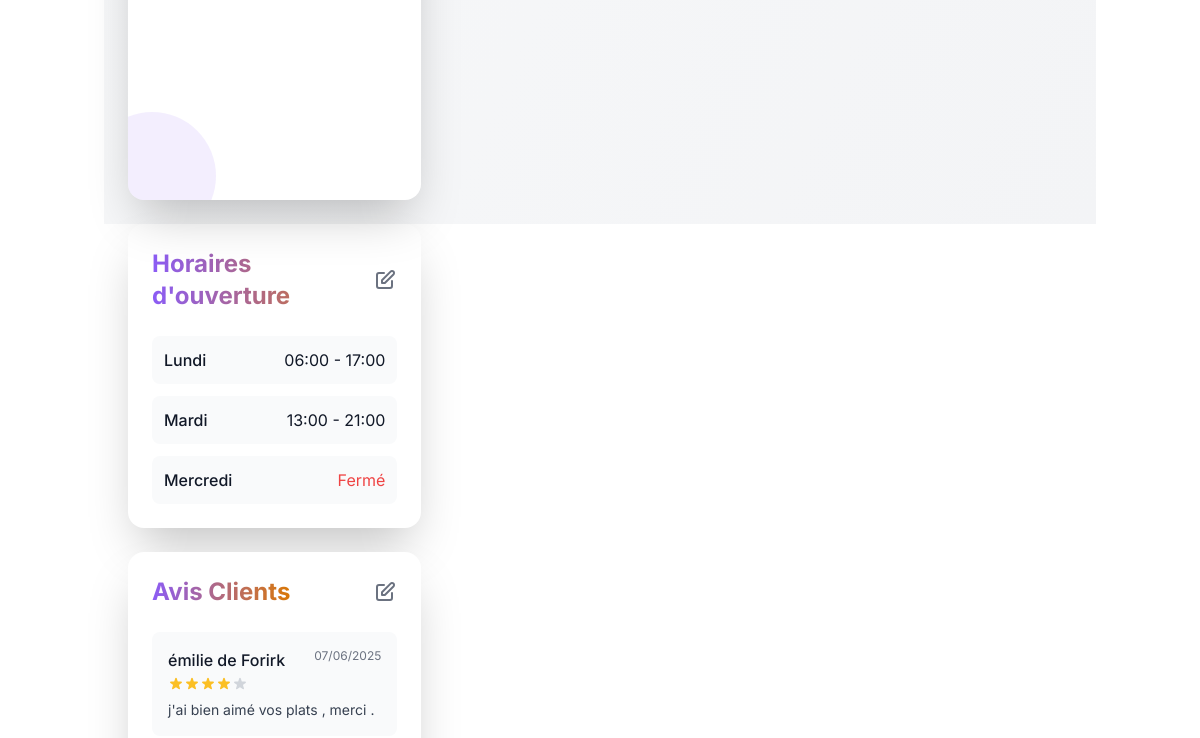
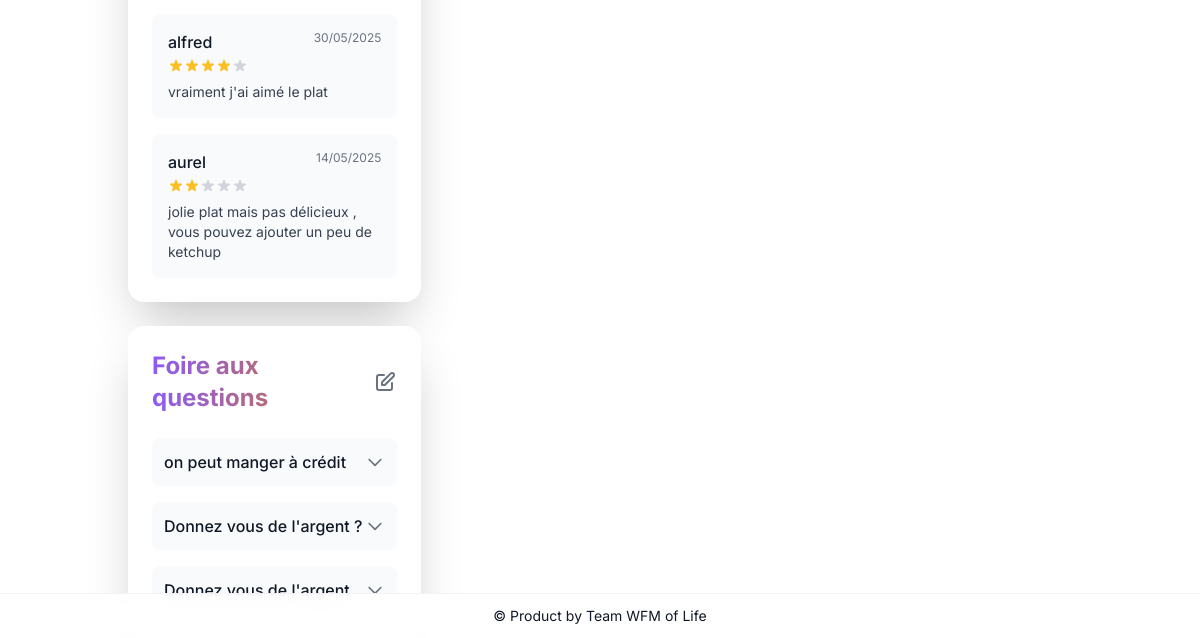
The app's page /dashboard/ (signed in, lower part), older data (2 pictures, top to bottom).
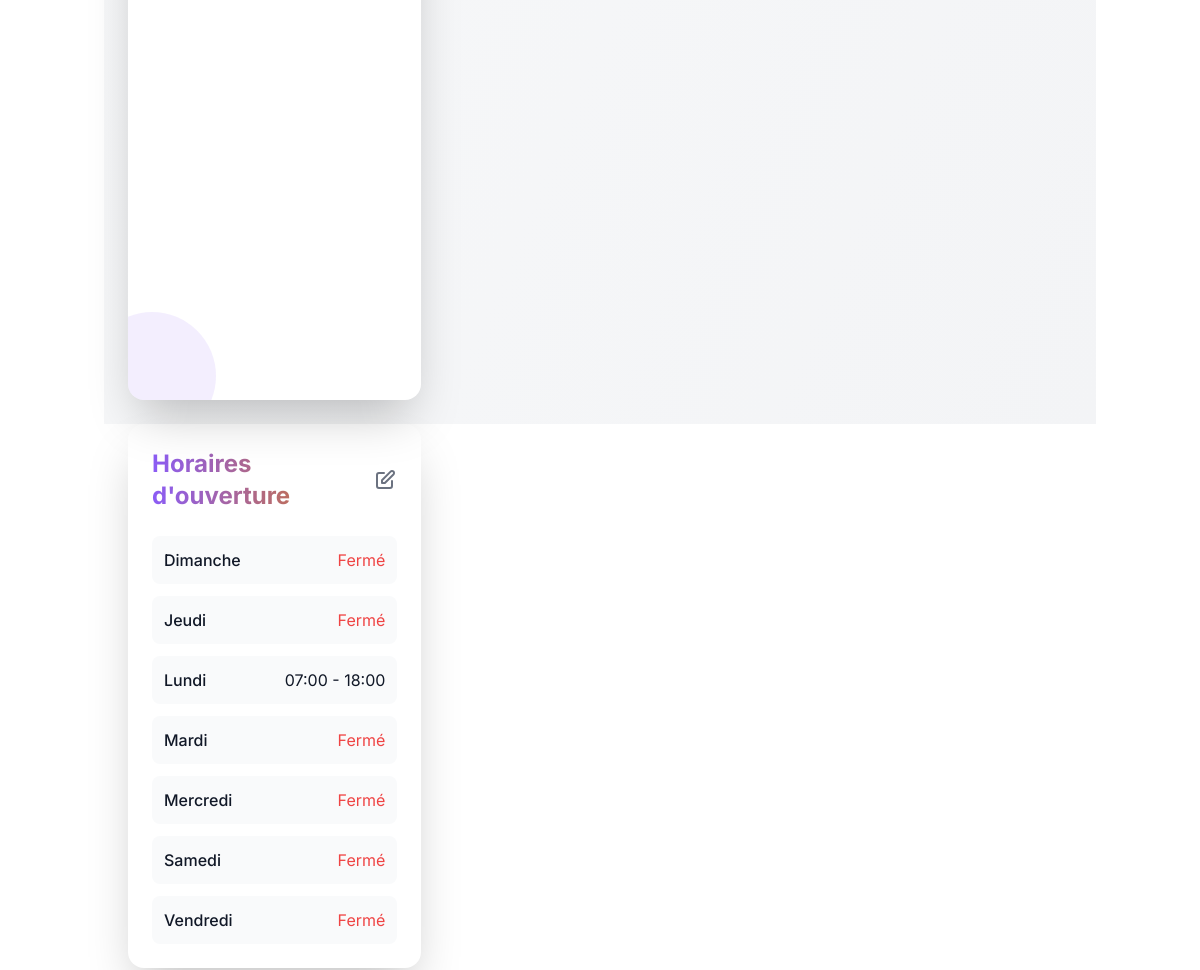
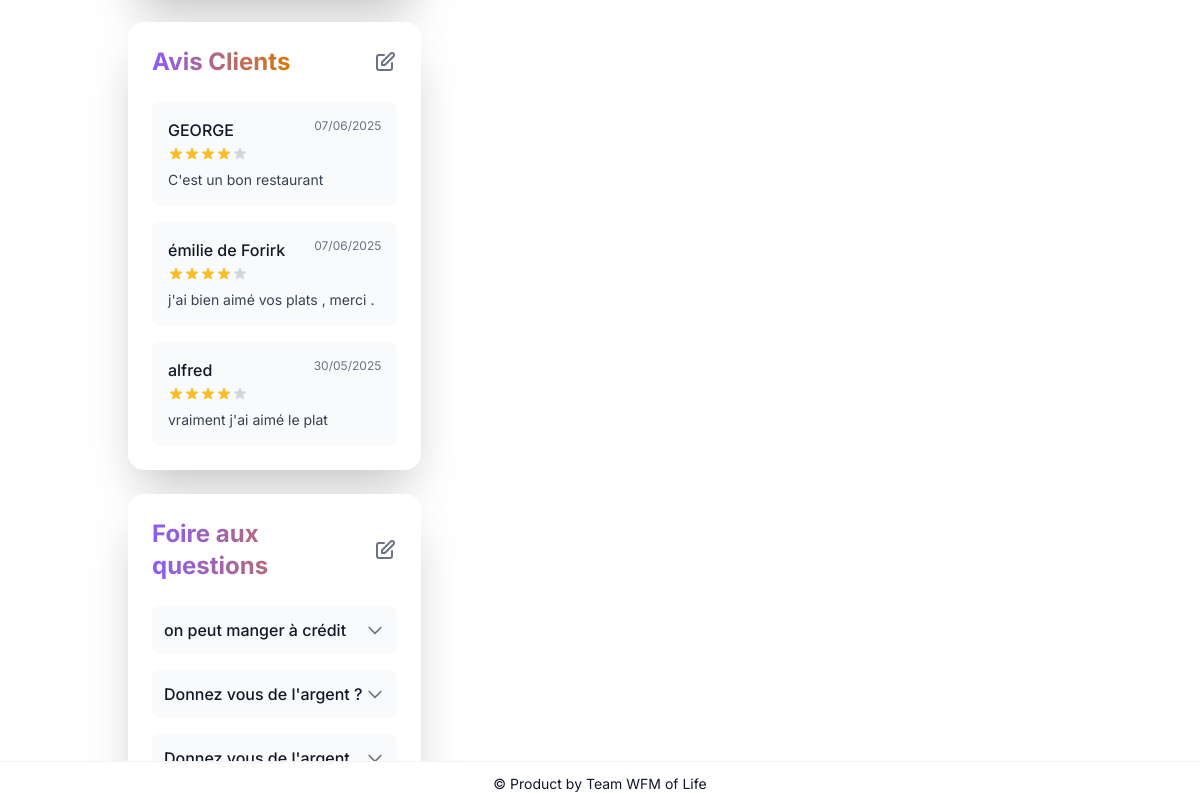
The same page, newer data (2 pictures, top to bottom).
### promotions/models.py (models this page shows)
class HoraireOuverture(models.Model):
    JOURS_SEMAINE = [
        ('LUN', 'Lundi'),
        ('MAR', 'Mardi'),
        ('MER', 'Mercredi'),
        ('JEU', 'Jeudi'),
        ('VEN', 'Vendredi'),
        ('SAM', 'Samedi'),
        ('DIM', 'Dimanche'),
    ]
    entreprise = models.ForeignKey(Entreprise, on_delete=models.CASCADE, related_name='horaires_ouverture')
    jour = models.CharField(max_length=3, choices=JOURS_SEMAINE)
    heure_ouverture = models.TimeField(null=True, blank=True)
    heure_fermeture = models.TimeField(null=True, blank=True)
    est_ferme = models.BooleanField(default=False)
    class Meta:
        ordering = ['jour']
        unique_together = ['entreprise', 'jour']

class AvisClient(models.Model):
    entreprise = models.ForeignKey(Entreprise, on_delete=models.CASCADE, related_name='avis_clients')
    nom = models.CharField(max_length=100)
    note = models.PositiveSmallIntegerField(choices=[(i, i) for i in range(1, 6)])
    commentaire = models.TextField()
    date_creation = models.DateTimeField(auto_now_add=True)
    approuve = models.BooleanField(default=False)
    class Meta:
        ordering = ['-date_creation']

class FAQ(models.Model):
    entreprise = models.ForeignKey(Entreprise, on_delete=models.CASCADE, related_name='faqs')
    question = models.CharField(max_length=255)
    reponse = models.TextField()
    ordre = models.PositiveIntegerField(default=0)
    class Meta:
        ordering = ['ordre']

### promotions/views.py (the view)
# urls.py: path('dashboard/', views.dashboard, name='dashboard'),
@login_required
def dashboard(request):
    entreprise = request.user.entreprise
    produits = Produit.objects.filter(entreprise=entreprise)
    produits_actifs = produits.filter(date_fin_promo__gte=timezone.now(), est_expire=False)
    produits_expires = produits.filter(est_expire=True)
    images = ImageEntreprise.objects.filter(entreprise=entreprise)
    if produits_actifs.exists():
        moyenne_reduction = sum(p.discount_percentage for p in produits_actifs) / produits_actifs.count()
    else:
        moyenne_reduction = 0
    context = {
        'entreprise': entreprise,
        'produits': produits,
        'produits_actifs': produits_actifs,
        'produits_expires': produits_expires,
        'moyenne_reduction': moyenne_reduction,
        'jours_semaine': HoraireOuverture.JOURS_SEMAINE,
        'horaires': {h.jour: h for h in entreprise.horaires_ouverture.all()},
        'images': images,
    }
    return render(request, 'dashboard_entreprise.html', context)

### promotions/models.py (called while the page is built)
    @property
    def discount_percentage(self):
        return round(((self.prix - self.prix_promotionnel) / self.prix) * 100, 2)

### promotions/templatetags/custom_filters.py (called while the page is built)
@register.filter
def get_item(dictionary, key):
    return dictionary.get(key, None)

### promotions/templates/dashboard_entreprise.html (shortened to what the changed rows need)
{% extends 'base.html' %}
{% load static %}
{% load custom_filters %}
{% block content %}
<div class="min-h-screen bg-gradient-to-br from-gray-50 to-gray-100 dark:from-gray-900 dark:to-gray-800 text-gray-900 dark:text-white p-6 transition-colors duration-300">
  <div class="grid grid-cols-1 lg:grid-cols-3 gap-8">
    <div class="lg:col-span-1">
      <div class="bg-white dark:bg-gray-800 rounded-2xl shadow-2xl p-6 mt-6">
        <div class="flex justify-between items-center mb-6">
          <h2 class="text-2xl font-bold text-gradient bg-clip-text text-transparent bg-gradient-to-r from-purple-500 to-yellow-600">
          </h2>
        </div>
        <div class="space-y-3">
          {% for horaire in entreprise.horaires_ouverture.all|dictsort:"jour" %}
            <div class="flex justify-between items-center p-3 bg-gray-50 dark:bg-gray-700 rounded-lg hover:bg-gray-100 dark:hover:bg-gray-600 transition-colors">
              <span class="font-medium">{{ horaire.get_jour_display }}</span>
              <div>
                {% if horaire.est_ferme %}
                  <span class="text-red-500">Fermé</span>
                {% else %}
                  <span>{{ horaire.heure_ouverture|time:"H:i" }} - {{ horaire.heure_fermeture|time:"H:i" }}</span>
                {% endif %}
              </div>
            </div>
          {% endfor %}
        </div>
      </div>
      <div class="bg-white dark:bg-gray-800 rounded-2xl shadow-2xl p-6 mt-6">
        <div class="flex justify-between items-center mb-6">
          <h2 class="text-2xl font-bold text-gradient bg-clip-text text-transparent bg-gradient-to-r from-purple-500 to-yellow-600">
          </h2>
        </div>
        <div class="space-y-4">
          {% for avis in entreprise.avis_clients.all|slice:":3" %}
            <div class="bg-gray-50 dark:bg-gray-700 p-4 rounded-lg">
              <div class="flex justify-between items-start">
                <div>
                  <h4 class="font-medium">{{ avis.nom }}</h4>
                  <div class="flex items-center mt-1">
                  </div>
                </div>
                <span class="text-xs text-gray-500">{{ avis.date_creation|date:"d/m/Y" }}</span>
              </div>
              <p class="mt-2 text-sm text-gray-700 dark:text-gray-300">{{ avis.commentaire|truncatechars:100 }}</p>
            </div>
          {% empty %}
            <p class="text-gray-500 text-center py-4">Aucun avis pour le moment</p>
          {% endfor %}
        </div>
      </div>
      <div class="bg-white dark:bg-gray-800 rounded-2xl shadow-2xl p-6 mt-6">
        <div class="flex justify-between items-center mb-6">
          <h2 class="text-2xl font-bold text-gradient bg-clip-text text-transparent bg-gradient-to-r from-purple-500 to-yellow-600">
          </h2>
        </div>
        <div class="space-y-4">
          {% for faq in entreprise.faqs.all|slice:":3" %}
            <div class="group">
              <div class="flex justify-between items-center p-3 bg-gray-50 dark:bg-gray-700 rounded-lg hover:bg-gray-100 dark:hover:bg-gray-600 transition-colors cursor-pointer" onclick="toggleFAQ(this)">
                <h4 class="font-medium">{{ faq.question }}</h4>
                <svg class="w-5 h-5 text-gray-500 transform group-hover:rotate-180 transition-transform duration-200" fill="none" viewBox="0 0 24 24" stroke="currentColor">
                  <path stroke-linecap="round" stroke-linejoin="round" stroke-width="2" d="M19 9l-7 7-7-7" />
                </svg>
              </div>
            </div>
          {% empty %}
            <p class="text-gray-500 text-center py-4">Aucune question pour le moment</p>
          {% endfor %}
        </div>
      </div>
    </div>
  </div>
</div>
<link rel="stylesheet" href="https://unpkg.com/leaflet@1.9.3/dist/leaflet.css" />
<link rel="stylesheet" href="https://unpkg.com/leaflet@1.9.4/dist/leaflet.css" />
{% endblock %}

Row changes from the older to the newer data that the page shows:
no longer on this page (row unchanged): AvisClient: nom "aurel", note 2 (drawn), date_creation "14/05/2025", commentaire "jolie plat mais pas délicieux , vous pouvez ajouter un peu de ketchup"
added HoraireOuverture: jour "Dimanche", est_ferme "Fermé"
added HoraireOuverture: jour "Jeudi", est_ferme "Fermé"
changed HoraireOuverture "Lundi": heure_ouverture "06:00" → "07:00"; heure_fermeture "17:00" → "18:00"
changed HoraireOuverture "Mardi": heure_ouverture "13:00" → (not shown); heure_fermeture "21:00" → (not shown); est_ferme "-" → "Fermé"
added HoraireOuverture: jour "Samedi", est_ferme "Fermé"
added HoraireOuverture: jour "Vendredi", est_ferme "Fermé"
added AvisClient: nom "GEORGE", note 4 (drawn), date_creation "07/06/2025", commentaire "C'est un bon restaurant"
